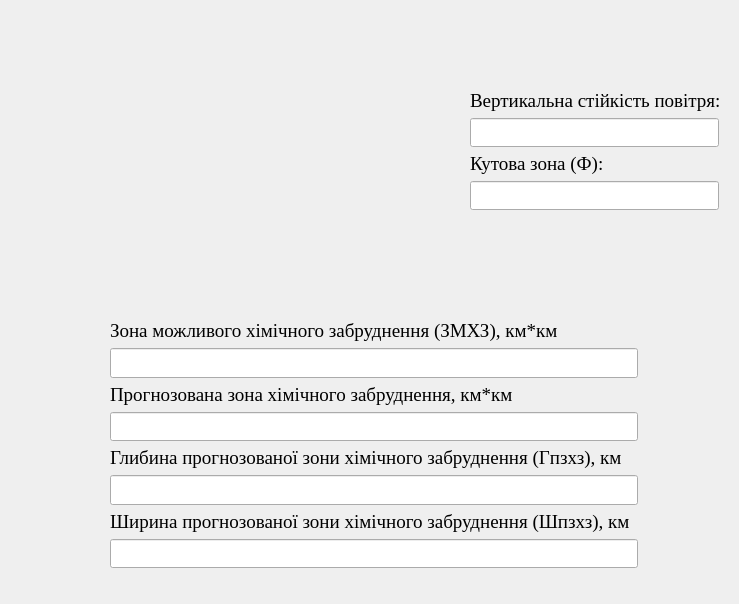
<?xml version="1.0" encoding="UTF-8"?>
<ui version="4.0">
 <class>ChemicalStatus</class>
 <widget class="QDialog" name="ChemicalStatus">
  <property name="geometry">
   <rect>
    <x>0</x>
    <y>0</y>
    <width>739</width>
    <height>604</height>
   </rect>
  </property>
  <property name="font">
   <font>
    <family>Times New Roman</family>
    <pointsize>14</pointsize>
   </font>
  </property>
  <property name="windowTitle">
   <string>Оцінка хімічного становища</string>
  </property>
  <property name="modal">
   <bool>true</bool>
  </property>
  <widget class="QLabel" name="label">
   <property name="geometry">
    <rect>
     <x>10</x>
     <y>10</y>
     <width>441</width>
     <height>291</height>
    </rect>
   </property>
   <property name="text">
    <string/>
   </property>
   <property name="wordWrap">
    <bool>false</bool>
   </property>
   <property name="margin">
    <number>0</number>
   </property>
   <property name="indent">
    <number>-1</number>
   </property>
  </widget>
  <widget class="QWidget" name="layoutWidget">
   <property name="geometry">
    <rect>
     <x>110</x>
     <y>320</y>
     <width>528</width>
     <height>248</height>
    </rect>
   </property>
   <layout class="QGridLayout" name="gridLayout">
    <item row="0" column="0">
     <layout class="QVBoxLayout" name="verticalLayout_8">
      <item>
       <layout class="QVBoxLayout" name="verticalLayout_3">
        <item>
         <widget class="QLabel" name="label_4">
          <property name="text">
           <string>Зона можливого хімічного забруднення (ЗМХЗ), км*км</string>
          </property>
         </widget>
        </item>
        <item>
         <widget class="QLineEdit" name="zone_line_edit">
          <property name="readOnly">
           <bool>true</bool>
          </property>
         </widget>
        </item>
       </layout>
      </item>
      <item>
       <layout class="QVBoxLayout" name="verticalLayout_4">
        <item>
         <widget class="QLabel" name="label_5">
          <property name="text">
           <string>Прогнозована зона хімічного забруднення, км*км</string>
          </property>
         </widget>
        </item>
        <item>
         <widget class="QLineEdit" name="area_line_edit">
          <property name="readOnly">
           <bool>true</bool>
          </property>
         </widget>
        </item>
       </layout>
      </item>
     </layout>
    </item>
    <item row="1" column="0">
     <layout class="QVBoxLayout" name="verticalLayout_7">
      <item>
       <layout class="QVBoxLayout" name="verticalLayout_5">
        <item>
         <widget class="QLabel" name="label_6">
          <property name="text">
           <string>Глибина прогнозованої зони хімічного забруднення (Гпзхз), км</string>
          </property>
         </widget>
        </item>
        <item>
         <widget class="QLineEdit" name="depth_line_edit">
          <property name="readOnly">
           <bool>true</bool>
          </property>
         </widget>
        </item>
       </layout>
      </item>
      <item>
       <layout class="QVBoxLayout" name="verticalLayout_6">
        <item>
         <widget class="QLabel" name="label_7">
          <property name="text">
           <string>Ширина прогнозованої зони хімічного забруднення (Шпзхз), км</string>
          </property>
         </widget>
        </item>
        <item>
         <widget class="QLineEdit" name="width_line_edit">
          <property name="readOnly">
           <bool>true</bool>
          </property>
         </widget>
        </item>
       </layout>
      </item>
     </layout>
    </item>
   </layout>
  </widget>
  <widget class="QWidget" name="layoutWidget">
   <property name="geometry">
    <rect>
     <x>470</x>
     <y>90</y>
     <width>249</width>
     <height>120</height>
    </rect>
   </property>
   <layout class="QVBoxLayout" name="verticalLayout_10">
    <item>
     <layout class="QVBoxLayout" name="verticalLayout">
      <item>
       <widget class="QLabel" name="label_2">
        <property name="text">
         <string>Вертикальна стійкість повітря:</string>
        </property>
       </widget>
      </item>
      <item>
       <widget class="QLineEdit" name="dvsa_line_edit">
        <property name="text">
         <string/>
        </property>
        <property name="readOnly">
         <bool>true</bool>
        </property>
       </widget>
      </item>
     </layout>
    </item>
    <item>
     <layout class="QVBoxLayout" name="verticalLayout_2">
      <item>
       <widget class="QLabel" name="label_3">
        <property name="text">
         <string>Кутова зона (Ф):</string>
        </property>
       </widget>
      </item>
      <item>
       <widget class="QLineEdit" name="angle_line_edit">
        <property name="readOnly">
         <bool>true</bool>
        </property>
       </widget>
      </item>
     </layout>
    </item>
   </layout>
  </widget>
  <zorder>layoutWidget</zorder>
  <zorder>label</zorder>
  <zorder>layoutWidget</zorder>
 </widget>
 <resources/>
 <connections/>
</ui>
